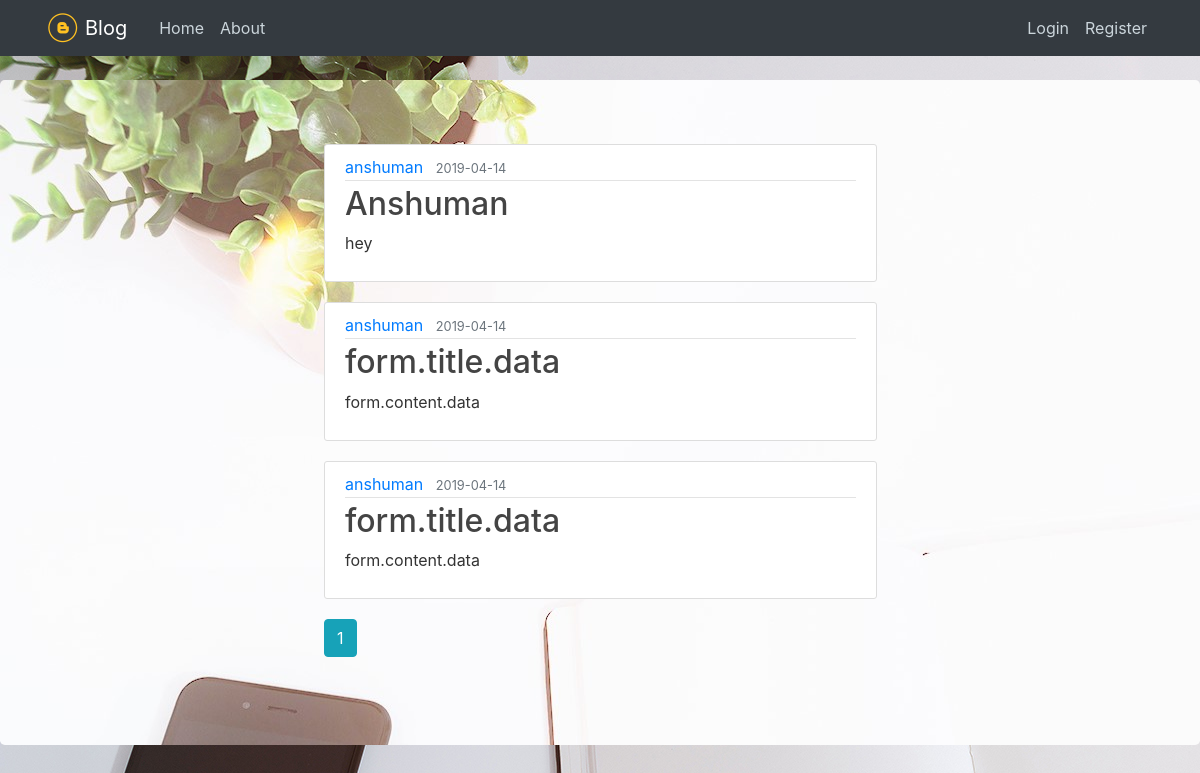
The page /home on the database its author committed.
### blog/models.py (models this page shows, shortened)
class Post(db.Model):
    id=db.Column(db.Integer,primary_key=True)
    title=db.Column(db.String(100), nullable=False)
    date_posted=db.Column(db.DateTime, nullable=False, default=datetime.utcnow)
    content=db.Column(db.Text,nullable=False)
    user_id=db.Column(db.Integer,db.ForeignKey('user.id'),nullable=False)

class User(db.Model, UserMixin):
    id=db.Column(db.Integer,primary_key=True)
    username = db.Column(db.String(20), unique=True, nullable=False)
    email = db.Column(db.String(120), unique=True, nullable=False)
    image_file = db.Column(db.String(20), nullable=False, default='default.jpg')
    password=db.Column(db.String(60),nullable=False)
    posts=db.relationship('Post',backref='author',lazy=True)

### blog/routes.py (the view)
@app.route("/")
@app.route("/home")
def home():
    page = request.args.get('page', 1, type=int)
    posts = Post.query.order_by(Post.date_posted.desc()).paginate(page=page, per_page=5)
    return render_template('home.html', posts=posts)

### blog/templates/home.html
{% extends "layout.html" %}
{% block content %}
    {% for post in posts.items %}
        <article class="media content-section">
          <div class="media-body">
            <div class="article-metadata">
              <a class="mr-2" href="{{ url_for('user_posts', username=post.author.username) }}">{{ post.author.username }}</a>
              <small class="text-muted">{{ post.date_posted.strftime('%Y-%m-%d') }}</small>
            </div>
            <h2><a class="article-title" href="{{ url_for('post', post_id=post.id) }}">{{ post.title }}</a></h2>
            <p class="article-content">{{ post.content }}</p>
          </div>
        </article>
    {% endfor %}
    {% for page_num in posts.iter_pages(left_edge=1, right_edge=1, left_current=1, right_current=2) %}
      {% if page_num %}
        {% if posts.page == page_num %}
          <a class="btn btn-info mb-4" href="{{ url_for('home', page=page_num) }}">{{ page_num }}</a>
        {% else %}
          <a class="btn btn-outline-info mb-4" href="{{ url_for('home', page=page_num) }}">{{ page_num }}</a>
        {% endif %}
      {% else %}
        ...
      {% endif %}
    {% endfor %}
{% endblock content %}

### blog/templates/layout.html (shortened to what this page needs)
<!DOCTYPE html>
<html>
<head>
    <link rel="stylesheet" href="https://maxcdn.bootstrapcdn.com/bootstrap/4.0.0/css/bootstrap.min.css">
    <link rel="stylesheet" type="text/css" href="{{ url_for('static', filename='main.css') }}">
</head>
<body  style="background-image: url('{{url_for('static',filename='home-bg.jpg')}}')">
    <header class="site-header" >
      <nav class="navbar navbar-expand-md navbar-dark bg-dark fixed-top">
        <div class="container">
          <a href="/"><img src="static/logo.png" alt="hey" height="40" width="40" href="/"></a>
          <a class="navbar-brand mr-4" href="/">Blog</a>
          <div class="collapse navbar-collapse" id="navbarToggle">
            <div class="navbar-nav mr-auto">
              <a class="nav-item nav-link" href="{{ url_for('home') }}">Home</a>
              <a class="nav-item nav-link" href="{{ url_for('about') }}">About</a>
            </div>
            <div class="navbar-nav">
              {% if current_user.is_authenticated %}
                <a class="nav-item nav-link" href="{{ url_for('new_post') }}">New Post</a>
                <a class="nav-item nav-link" href="{{ url_for('account') }}">Account</a>
                <a class="nav-item nav-link" href="{{ url_for('logout') }}">Logout</a>
              {% else %}
                <a class="nav-item nav-link" href="{{ url_for('login') }}">Login</a>
                <a class="nav-item nav-link" href="{{ url_for('register') }}">Register</a>
              {% endif %}
            </div>
          </div>
        </div>
      </nav>
    </header>
    <main role="main" class="jumbotron " style="background-image: url('{{url_for('static',filename='home-bg1.jpg')}}');padding-left:27%">
      <div class="row">
        <div class="col-md-8">
          {% block content %}{% endblock %}
        </div>
      </div>
    </main>
</body>
</html>

### blog/static/main.css (style rules this page uses)
body { background: #fafafa; color: #333333; margin-top: 5rem; }
h1, h2, h3, h4, h5, h6 { color: #444444; }
.site-header .navbar-nav .nav-link { color: #cbd5db; }
.content-section { background: #ffffff; padding: 10px 20px; border: 1px solid #dddddd; border-radius: 3px; margin-bottom: 20px; }
.article-title { color: #444444; }
.article-content { white-space: pre-line; }
.article-metadata { padding-bottom: 1px; margin-bottom: 4px; border-bottom: 1px solid #e3e3e3 }

### rows shown on the page
Post: author.username "anshuman", date_posted "2019-04-14", title "Anshuman", content "hey"
Post: author.username "anshuman", date_posted "2019-04-14", title "form.title.data", content "form.content.data"
Post: author.username "anshuman", date_posted "2019-04-14", title "form.title.data", content "form.content.data"

### other values the page prints
{{ page_num }} "1"
